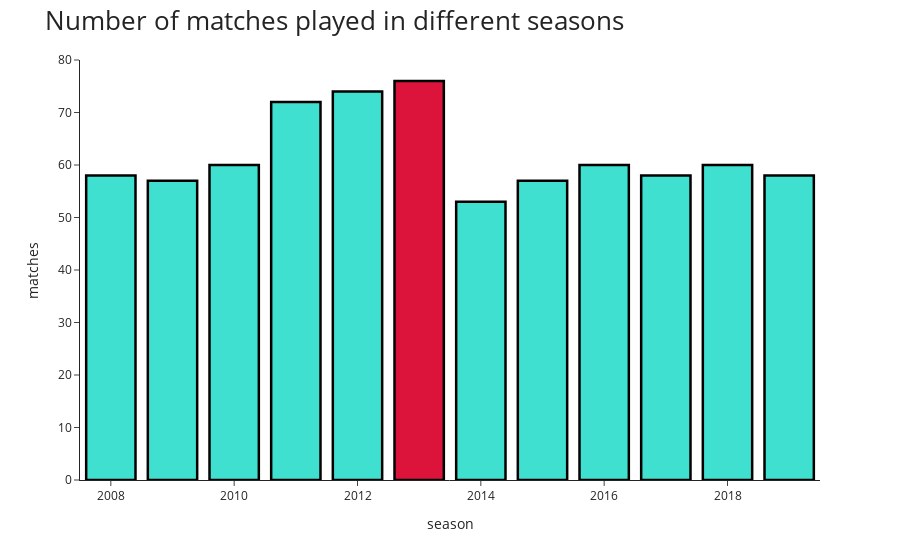

Source (notebook cell):
### Code cell
colors = ['turquoise',] * 13
colors[5] = 'crimson'

fig=px.bar(data_frame=match_per_season,x=match_per_season.season,y=match_per_season.matches,labels=dict(x="Season",y="Count"),)
fig.update_layout(title="Number of matches played in different seasons ",
                  titlefont={'size': 26},template='simple_white'     
                  )
fig.update_traces(marker_line_color='black',
                  marker_line_width=2.5, opacity=1,marker_color=colors)
fig.show()

### Figure 1 — Plotly figure (JSON) as saved in the notebook; plotly's stock layout.template omitted (floating-point values rounded to 4 significant figures)
{"data": [{"alignmentgroup": "True", "hovertemplate": "season=%{x}<br>matches=%{y}<extra></extra>", "legendgroup": "", "marker": {"color": ["turquoise", "turquoise", "turquoise", "turquoise", "turquoise", "crimson", "turquoise", "turquoise", "turquoise", "turquoise", "turquoise", "turquoise", "turquoise"], "line": {"color": "black", "width": 2.5}, "pattern": {"shape": ""}}, "name": "", "offsetgroup": "", "opacity": 1, "orientation": "v", "showlegend": false, "textposition": "auto", "type": "bar", "x": [2008, 2009, 2010, 2011, 2012, 2013, 2014, 2015, 2016, 2017, 2018, 2019], "xaxis": "x", "y": [58, 57, 60, 72, 74, 76, 53, 57, 60, 58, 60, 58], "yaxis": "y"}], "layout": {"barmode": "relative", "legend": {"tracegroupgap": 0}, "margin": {"t": 60}, "title": {"font": {"size": 26}, "text": "Number of matches played in different seasons "}, "xaxis": {"anchor": "y", "domain": [0, 1], "title": {"text": "season"}}, "yaxis": {"anchor": "x", "domain": [0, 1], "title": {"text": "matches"}}}}
